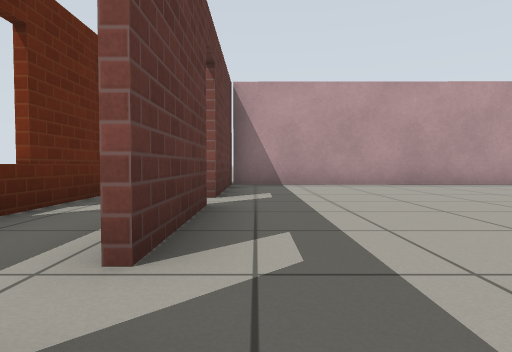
view 1 (above)

23 first-person views from a walk through a robot-simulator world made for Gazebo. The camera is 0.5 m above the floor, tilts 2° down and sees 75° across. The floor is counted in squares, 1 m on a side. Each view is taken from the middle of a square. On the plan, view 1 faces up. The plan holds only what a view shows up to about 9 squares ahead; the rest is blank. Gazebo's built-in surfaces are drawn with simple patterns.

view 2
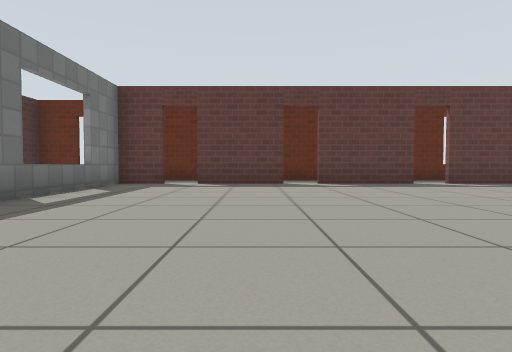

view 3
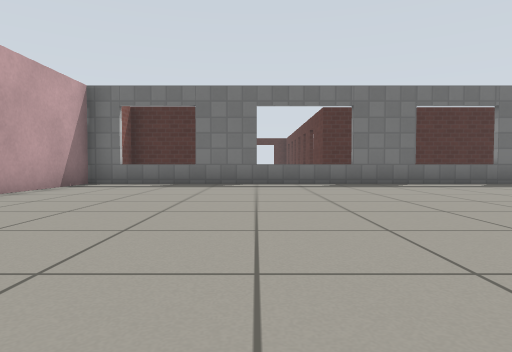

view 4
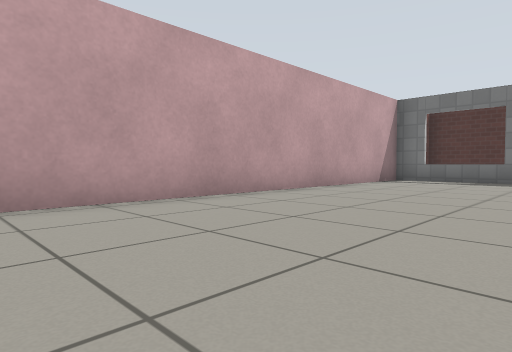

view 5
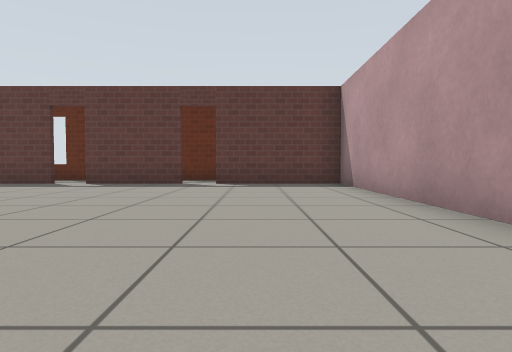

view 6
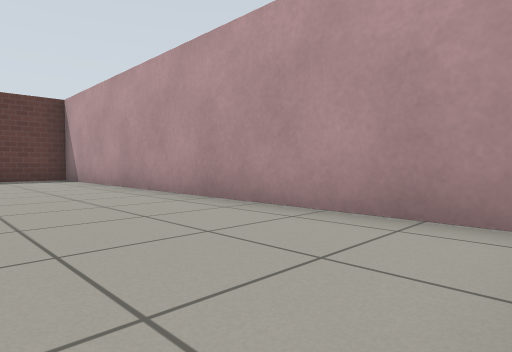

view 7
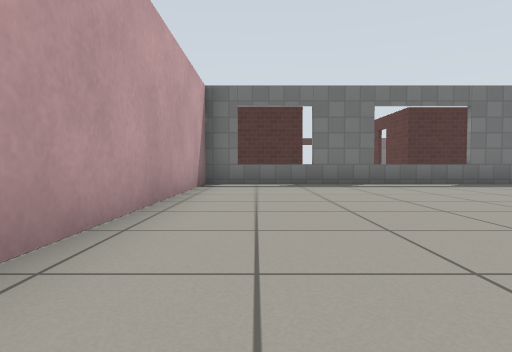

view 8
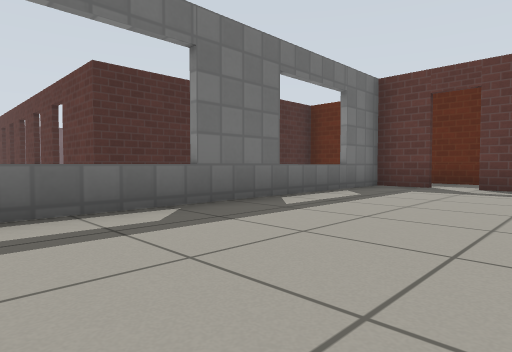

view 9
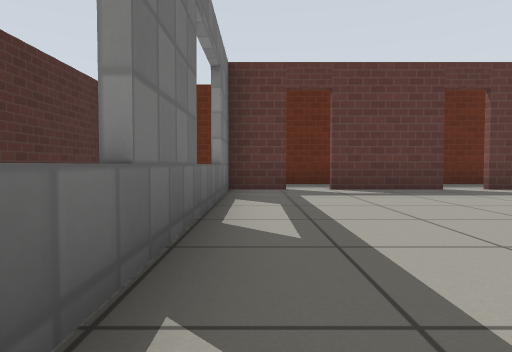

view 10
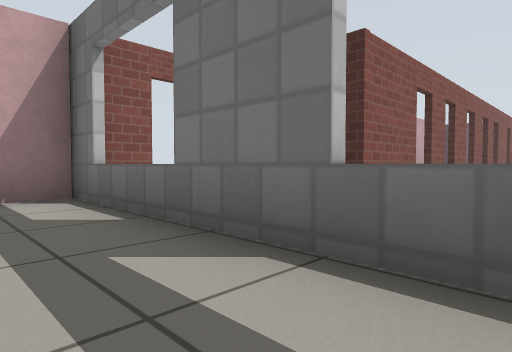

view 11
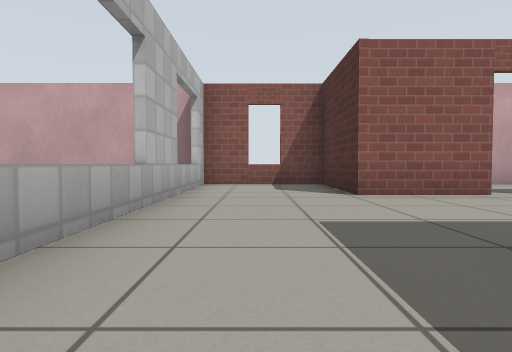

view 12
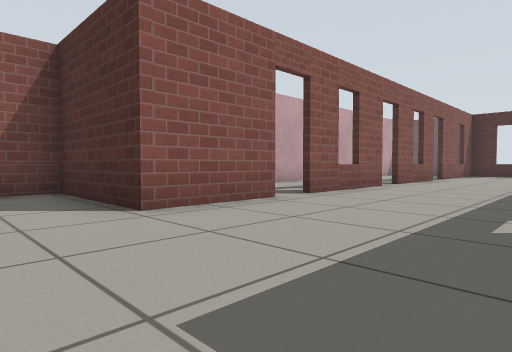

view 13
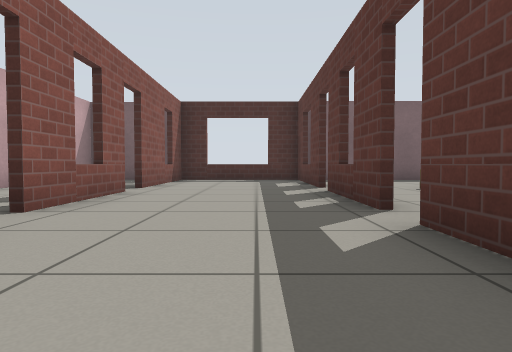

view 14
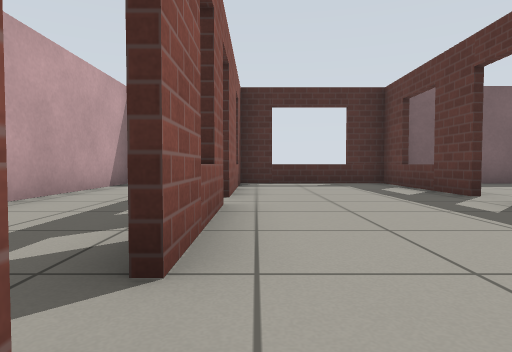

view 15
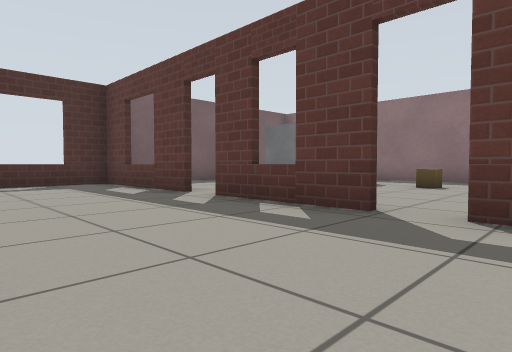

view 16
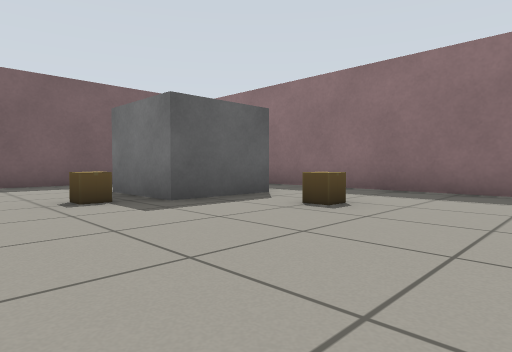

view 17
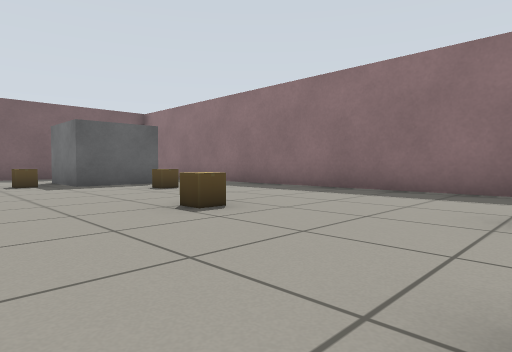

view 18
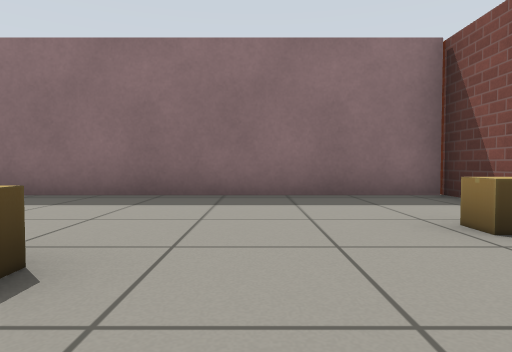

view 19
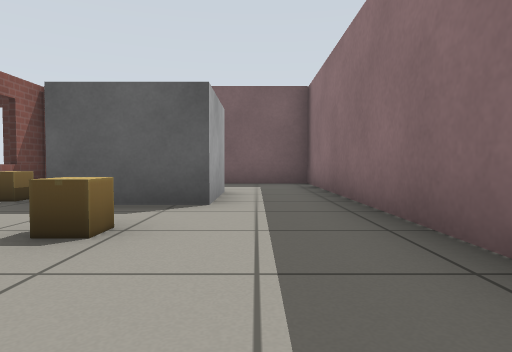

view 20
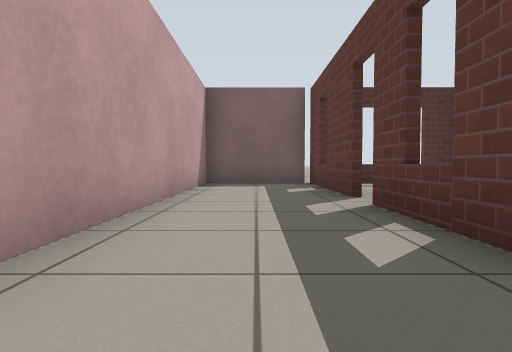

view 21
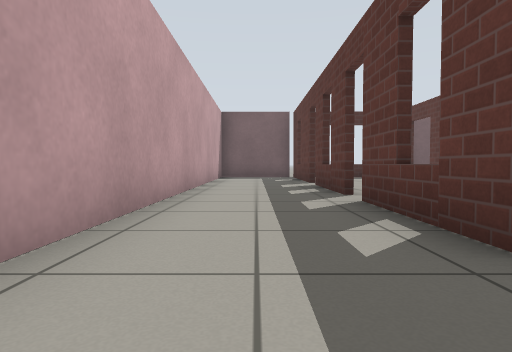

view 22
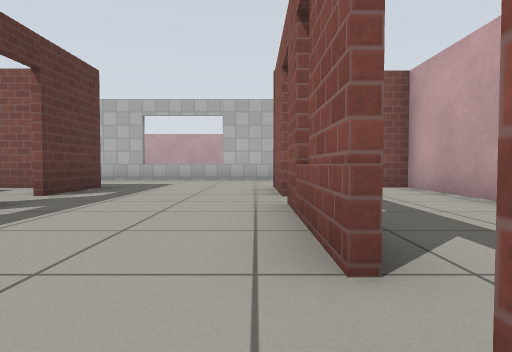

view 23
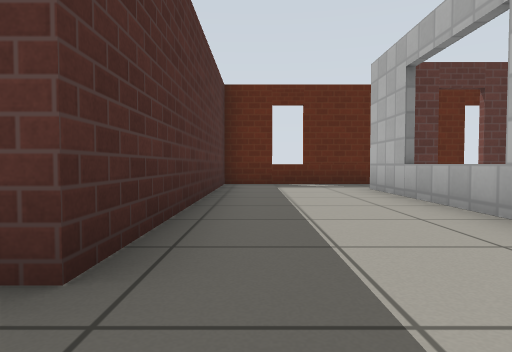

### Floor plan
Ten units are one square. View 1 is at (0, 0); x grows to the right and y downward. Boxes are objects, and circles mark ways between rooms. Rooms are numbered by the first view taken in them; rooms with no view inside come last. Other rooms are left out.
<svg viewBox="-31 -87 150 300">
<path fill="none" stroke="#000" d="M-6 -8 -6 15M-6 -41 -6 -15M-6 24 -6 35 114 35M106 -81 -6 -82 -6 -49M113 39 113 -65M46 96 46 128M84 89 84 68 114 68M84 126 84 96M30 37 -9 37M113 69 113 39M46 136 46 164M114 37 46 37M84 161 84 134M46 171 46 206 84 206 84 170M-24 6 -24 68 46 68 46 89M-24 -52 -24 -18M-9 69 -26 69M34 69 25 69M-24 70 -24 206 45 206 45 191M86 134 86 161M86 170 86 208 113 208 113 69M86 99 86 126M114 69 106 69"/>
<rect x="-5" y="155" width="20" height="30" fill="#bbb"><title>other object</title></rect>
<rect x="-5" y="135" width="10" height="10" fill="#bbb"><title>cardboard box</title></rect>
<rect x="5" y="75" width="10" height="10" fill="#bbb"><title>cardboard box</title></rect>
<rect x="15" y="165" width="10" height="10" fill="#bbb"><title>cardboard box</title></rect>
<rect x="15" y="105" width="10" height="10" fill="#bbb"><title>cardboard box</title></rect>
<circle cx="-10" cy="-10" r="3" fill="#2a7"/>
<circle cx="-10" cy="-45" r="3" fill="#2a7"/>
<circle cx="-10" cy="20" r="3" fill="#2a7"/>
<circle cx="45" cy="130" r="3" fill="#2a7"/>
<circle cx="45" cy="90" r="3" fill="#2a7"/>
<circle cx="47" cy="167" r="3" fill="#2a7"/>
<circle cx="85" cy="130" r="3" fill="#2a7"/>
<circle cx="85" cy="165" r="3" fill="#2a7"/>
<circle cx="87" cy="93" r="3" fill="#2a7"/>
<text x="50" y="-20">1</text>
<text x="60" y="80">2</text>
<text x="10" y="140">3</text>
<text x="100" y="140">4</text>
</svg>
Room 1 opens to room 2. Room 2 opens to room 3. Room 2 opens to room 4.

Where each view was taken, in squares from view 1:
view 1: 0 up, 0 right, facing up
view 2: 0 up, 8 right, facing left
view 3: 5 up, 7 right, facing down
view 4: 7 up, 7 right, facing down-right
view 5: 6 up, 8 right, facing left
view 6: 5 up, 11 right, facing up-left
view 7: 5 up, 10 right, facing down
view 8: 0 up, 7 right, facing down-left
view 9: 3 down, 6 right, facing left
view 10: 2 down, 6 right, facing down-right
view 11: 5 down, 3 right, facing right
view 12: 5 down, 5 right, facing down-right
view 13: 10 down, 6 right, facing down
view 14: 12 down, 8 right, facing down
view 15: 12 down, 8 right, facing down-left
view 16: 12 down, 4 right, facing down-left
view 17: 8 down, 4 right, facing down-left
view 18: 10 down, 3 right, facing left
view 19: 12 down, 1 left, facing down
view 20: 12 down, 10 right, facing down
view 21: 8 down, 10 right, facing down
view 22: 14 down, 8 right, facing up
view 23: 6 down, 6 right, facing left
